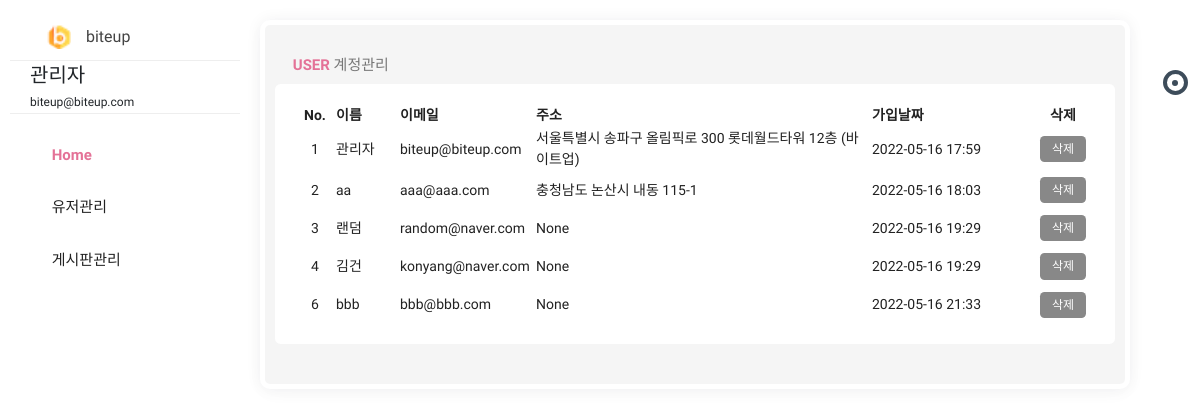
The page /admin/list (signed in) on the database its author committed.
### pybo/models.py (models this page shows)
class User(db.Model):
    id = db.Column(db.Integer, primary_key=True)
    username = db.Column(db.String(150), unique=True, nullable=False)
    password = db.Column(db.String(200), nullable=False)
    email = db.Column(db.String(120), unique=True, nullable=False)
    passwd_answer = db.Column(db.String(200), unique=True, nullable=False)
    location = db.Column(db.String(64), nullable=False)
    about_me = db.Column(db.Text(), nullable=False)
    create_date = db.Column(db.DateTime(), nullable=False)

### pybo/views/admin_views.py (the view)
@bp.route('/list', methods=('GET', 'POST'))
@login_required
def _list():
    if g.user.email == "biteup@biteup.com":
        user_list = User.query.order_by(User.id.asc())
        return render_template('admin/admin_list.html', user_list=user_list)
    else:
        return '<script>alert("관리자의 권한이 없습니다.");location.href="/"</script>'

### pybo/filter.py (called while the page is built)
def format_datetime(value, fmt='%Y-%m-%d %H:%M'):
    return value.strftime(fmt)

### pybo/views/auth_views.py (called while the page is built)
@bp.before_app_request
def load_logged_in_user():
    user_id = session.get('user_id')
    if user_id is None:
        g.user = None
    else:
        g.user = User.query.get(user_id)

def login_required(view):
    @functools.wraps(view)
    def wrapped_view(**kwargs):
        if g.user is None:
            return redirect(url_for('auth.login'))
        return view(**kwargs)
    return wrapped_view

### pybo/templates/admin/admin_list.html (shortened to what this page needs)
{% extends 'admin.html' %}
{% block content %}
<div class="row clearfix">
    <div class="col-lg-12">
        <div class="card">
            <div class="header">
                <h2><strong><i class="zmdi zmdi-chart"></i> user </strong> 계정관리</h2>
            </div>
            <div class="body">
                <table class="table_user">
                    <thead>
                    <tr>
                        <th class="td_id">No.</th>
                        <th>이름</th>
                        <th>이메일</th>
                        <th>주소</th>
                        <th>가입날짜</th>
                        <th class="td_delete">삭제</th>
                    </tr>
                    </thead>
                    <tbody>
                    {% for user in user_list %}
                    <tr>
                        <td class="td_id">{{ user.id }}</td>
                        <td class="td_username">{{ user.username }}</td>
                        <td class="td_email">{{ user.email }}</td>
                        <td class="td_location">{{ user.location }}</td>
                        <td class="td_datetime">{{ user.create_date|datetime }}</td>
                        <td class="td_delete">
                            <a href="{{ url_for('admin.user_delete', user_id=user.id) }}" class="delete btn btn-sm btn-outline-secondary">삭제</a>
                        </td>
                    </tr>
                    {% endfor %}
                    </tbody>
                </table>
            </div>
        </div>
    </div>
</div>
{% endblock %}

### pybo/templates/admin.html (shortened to what this page needs)
<!doctype html>
<html class="no-js " lang="en">
<head>
    <link rel="stylesheet" href="{{ url_for('static', filename='css/bootstrap.min.css') }}"/>
    <link rel="stylesheet" href="{{ url_for('static', filename='css/jquery-jvectormap-2.0.3.min.css') }}"/>
    <link rel="stylesheet" href="{{ url_for('static', filename='css/plugin.css') }}"/>
    <link rel="stylesheet" href="{{ url_for('static', filename='css/morris.min.css') }}"/>
    <link rel="stylesheet" href="{{ url_for('static', filename='css/style.min.css') }}"/>
    <link rel="stylesheet" href="{{ url_for('static', filename='/admin_style.css') }}"/>
</head>
<body class="theme-blush">
<div class="navbar-right">
    <ul class="navbar-nav">
        <li><a href="#search" class="main_search" title="Search..."><i class="zmdi zmdi-search"></i></a></li>
        <li class="dropdown">
            <a href="javascript:void(0);" class="dropdown-toggle" title="Notifications" data-toggle="dropdown"
               role="button"><i class="zmdi zmdi-notifications"></i>
                <div class="notify"><span class="heartbit"></span><span class="point"></span></div>
            </a>
        </li>
        <li><a href="javascript:void(0);" class="js-right-sidebar" title="Setting"><i
                class="zmdi zmdi-settings zmdi-hc-spin"></i></a></li>
        <li><a href="{{ url_for('main.index') }}" class="mega-menu" title="Sign Out"><i class="zmdi zmdi-power"></i></a></li>
    </ul>
</div>
<aside id="leftsidebar" class="sidebar">
    <div class="navbar-brand">
        <button class="btn-menu ls-toggle-btn" type="button"><i class="zmdi zmdi-menu"></i></button>
        <a href="{{ url_for('admin.main') }}">
            <img src="{{ url_for('static', filename='icon.png') }}" width="25" alt="biteup">
            <span class="m-l-10">biteup</span></a>
    </div>
    <div class="menu">
        <ul class="list">
            <li>
                <div class="user-info">
                    <a class="image" href="profile.html"></a>
                    <div class="detail" style="text-align:left;">
                        <h4>{{ g.user.username }}</h4>
                        <small>{{ g.user.email }}</small>
                    </div>
                </div>
            </li>
            <li class="active open">
                <a href="{{ url_for('admin.main') }}"><i class="zmdi zmdi-home"></i>
                <span>Home</span>
            </a>
            </li>
            <li>
                <a href="javascript:void(0);" class="menu-toggle">
                    <i class="zmdi zmdi-apps"></i>
                    <span>유저관리</span></a>
            </li>
            <li>
                <a href="javascript:void(0);" class="menu-toggle"><i class="zmdi zmdi-folder"></i>
                    <span>게시판관리</span></a>
            </li>
        </ul>
    </div>
</aside>
<section class="content">
{% block content %}
{% endblock %}
</section>
</body>
</html>

### pybo/static/admin_style.css (style rules this page uses)
.table_user { width:100%; }
.table_user .td_id { width:5%;text-align:center; }
.table_user .td_username { width:8%; }
.table_user .td_email { width:17%; }
.table_user .td_location { width:42%; }
.table_user .td_datetime { width:20%; }
.table_user .td_delete { width:8%; text-align:center; }

### rows shown on the page
User: user.username "관리자", user.email "biteup@biteup.com", id "1", username "관리자", email "biteup@biteup.com", location "서울특별시 송파구 올림픽로 300 롯데월드타워 12층 (바이트업)", create_date "2022-05-16 17:59"
User: id "2", username "aa", email "aaa@aaa.com", location "충청남도 논산시 내동 115-1", create_date "2022-05-16 18:03"
User: id "3", username "랜덤", email "random@naver.com", location "None", create_date "2022-05-16 19:29"
User: id "4", username "김건", email "konyang@naver.com", location "None", create_date "2022-05-16 19:29"
User: id "6", username "bbb", email "bbb@bbb.com", location "None", create_date "2022-05-16 21:33"
